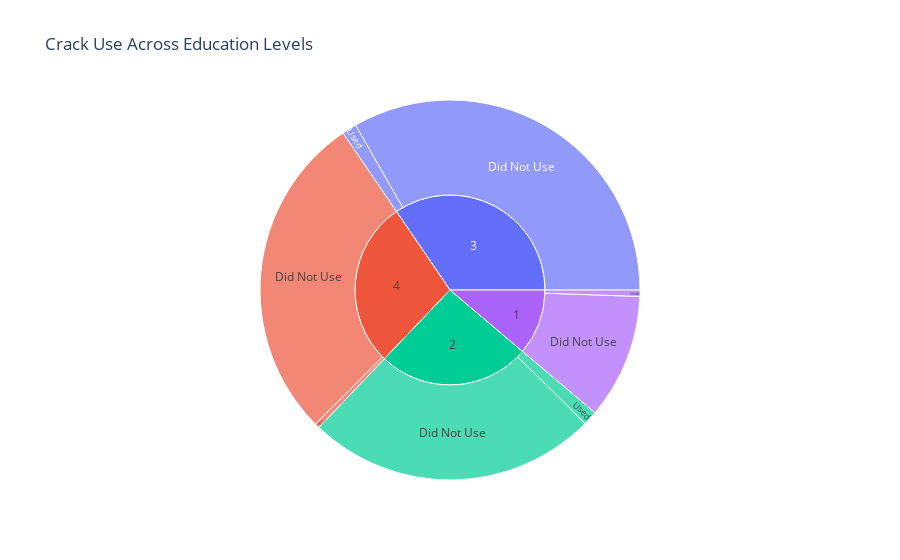

The code cell stored with this chart in its notebook:
### Markdown cell above
This visualization shows the relation between crack use and education level. Crack is a substance that is known to be highly addictive. Therefore, this plot could be interesting to look at the relation between addiction and education.

### Code cell
data = pd.read_csv('nsduh_workforce_adults.csv')  # Skip the first row with column names

data['crack_ever_bool'] = data['crack_ever'].map({1: 'Used', 0: 'Did Not Use'})  # Assuming 1 represents True and 0 represents False

fig = px.sunburst(data, path=['education', 'crack_ever_bool'], title='Crack Use Across Education Levels')

fig.show()

### Figure 1 — Plotly figure (JSON) as saved in the notebook; plotly's stock layout.template omitted (floating-point values rounded to 4 significant figures)
{"data": [{"branchvalues": "total", "domain": {"x": [0, 1], "y": [0, 1]}, "hovertemplate": "labels=%{label}<br>count=%{value}<br>parent=%{parent}<br>id=%{id}<extra></extra>", "ids": ["1/Did Not Use", "2/Did Not Use", "3/Did Not Use", "4/Did Not Use", "1/Used", "2/Used", "3/Used", "4/Used", "1", "2", "3", "4"], "labels": ["Did Not Use", "Did Not Use", "Did Not Use", "Did Not Use", "Used", "Used", "Used", "Used", "1", "2", "3", "4"], "name": "", "parents": ["1", "2", "3", "4", "1", "2", "3", "4", "", "", "", ""], "type": "sunburst", "values": [3409, 7921, 10664, 8954, 173, 392, 398, 129, 3582, 8313, 11062, 9083]}], "layout": {"legend": {"tracegroupgap": 0}, "title": {"text": "Crack Use Across Education Levels"}}}
